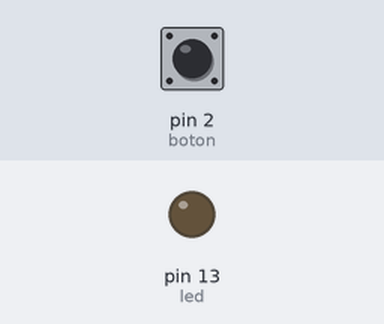
Bench run of a sketch on a simulated Arduino Uno, built with avr-gcc and run on an emulated ATmega328P. On the bench: output pins drawn as LEDs (lit = HIGH). Inputs (shaded band) come from the test bench; at power-on: pin 2 (boton) LOW.

Above: at 1.2 s.
1.3 s: pin 2 (boton) pulled HIGH for 0.15 s
At 1.37 s:
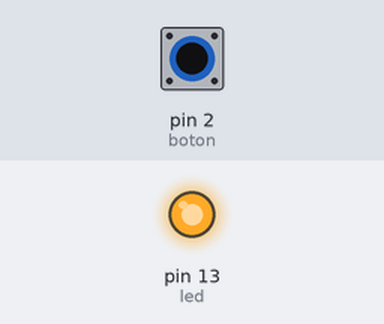
2.9 s: pin 2 (boton) pulled HIGH for 3.2 s
At 7.5 s:
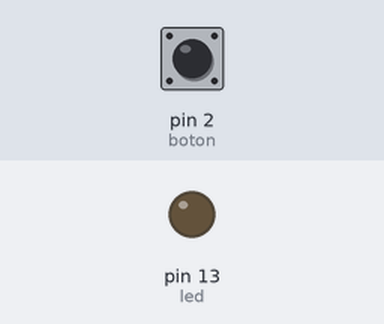
Timing chart, 0 to 9.0 s (numbered marks = the images above; inputs shaded):
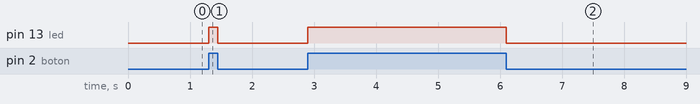

The sketch:

Ejercicio02.ino
```cpp
#define led 13
#define boton 2

boolean estado=0;

void setup(){
  pinMode(led,OUTPUT);
  pinMode(boton,INPUT);
}

void loop(){
  estado = digitalRead(boton);
  if (estado) {
    digitalWrite(led, HIGH);
  }
  else {
    digitalWrite(led, LOW);
  }
}
```

Measured:
- after the input at 1.3 s, pin 13 (led): LOW → HIGH at once, → LOW 0.15 s later
- after the input at 2.9 s, pin 13 (led): LOW → HIGH at once, → LOW 3.2 s later
